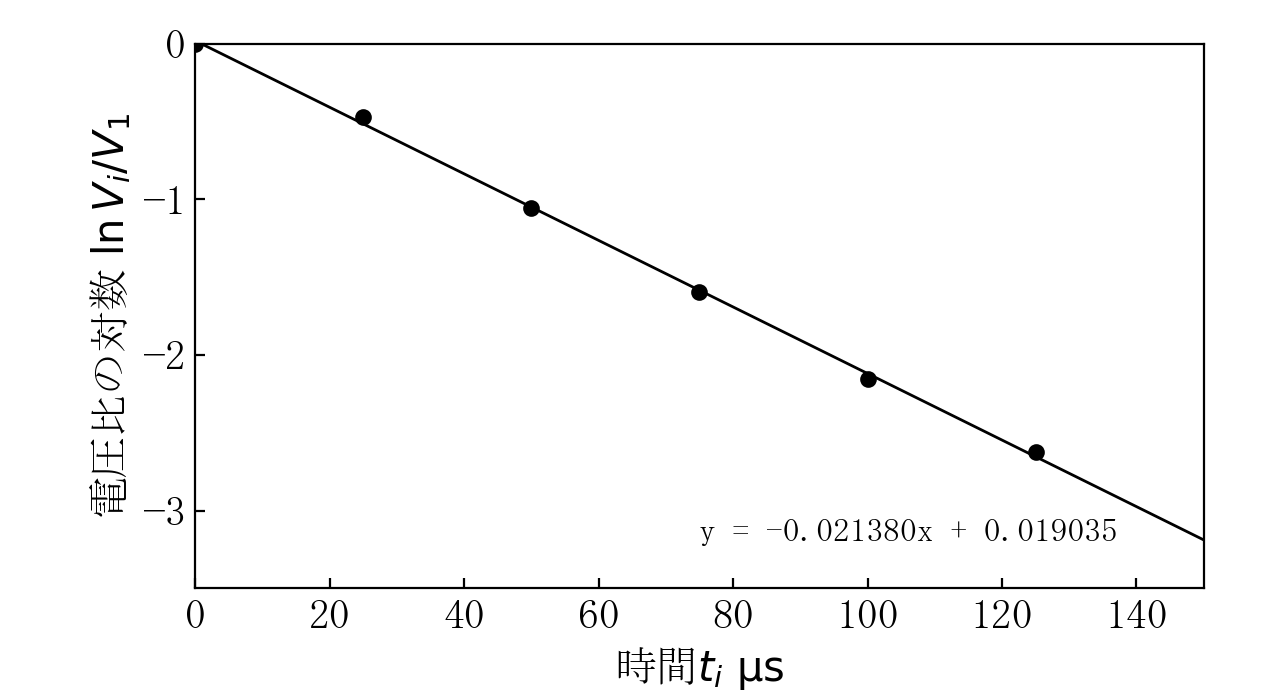

Write the Python code that produced this figure.
import matplotlib.pyplot as plt
# import matplotlib_fontja
# import pandas as pd
import numpy as np
import math

plt.rcParams["font.family"] = "MS Mincho"
plt.rcParams["font.size"] = 15

plt.rcParams["xtick.direction"] = "in"
plt.rcParams["ytick.direction"] = "in"

plt.rcParams["legend.fancybox"] = False
plt.rcParams["legend.framealpha"] = 1
plt.rcParams["legend.edgecolor"] = "black"
plt.rcParams["legend.markerscale"] = 5
plt.rcParams["lines.linewidth"] = 1
plt.rcParams["lines.linestyle"] = ""
plt.rcParams["lines.marker"] = "."

fig = plt.figure(dpi=200)

x1 = 0
x2 = 150
y1 = -3.5
y2 = 0

plt.xlim(x1, x2)
plt.ylim(y1, y2)

x = np.array([0,25,50,75,100,125])
y = np.array([0,-0.472906389,-1.056052674,-1.595049175,-2.154664963,-2.624668592])

plt.plot(x, y, markeredgecolor='black', marker='o', markersize=5, color='black')

plt.rcParams["lines.linestyle"] = "-"

slope, intercept = np.polyfit(x, y, 1)
xmin, xmax = plt.xlim()
x_fit = np.array([xmin, xmax])
y_fit = slope * x_fit + intercept
plt.plot(x_fit, y_fit, marker='', color='black')
print(f'最小二乗法による直線 (LSM Line)\ny = {slope:.6f}x + {intercept:.6f}')
plt.text(75, -3.2, f'y = {slope:.6f}x + {intercept:.6f}', fontsize=12)

plt.xlabel(r"時間$t_i\ \mathrm{\mu s}$")
plt.ylabel(r"電圧比の対数$\ \ln{V_i/V_1}$")

plt.tight_layout()

plt.show()
